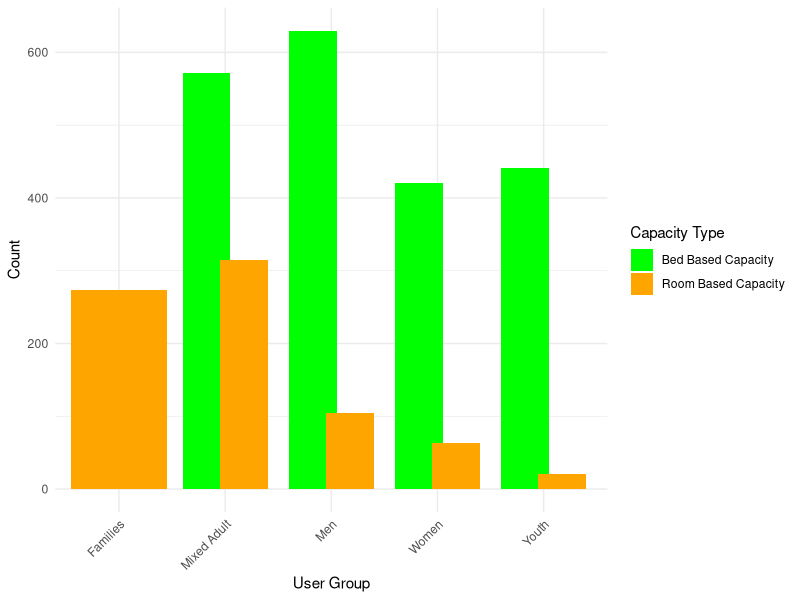
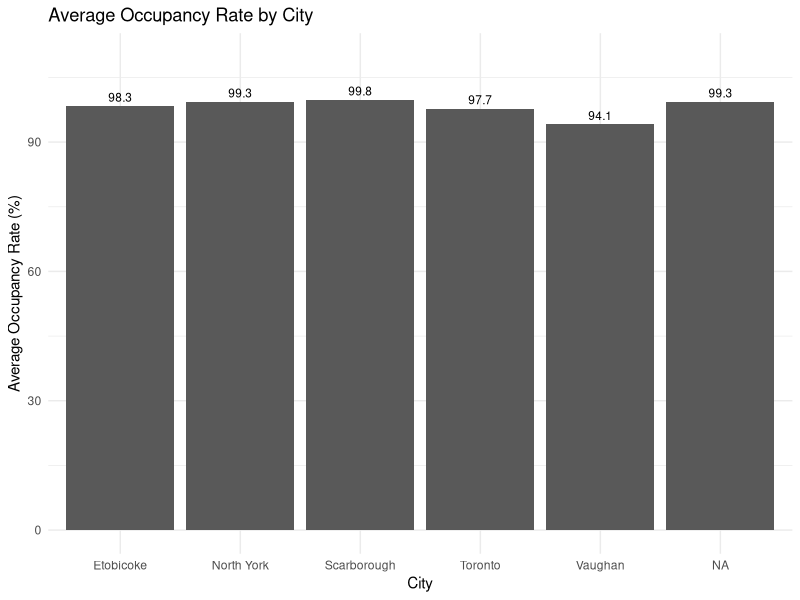
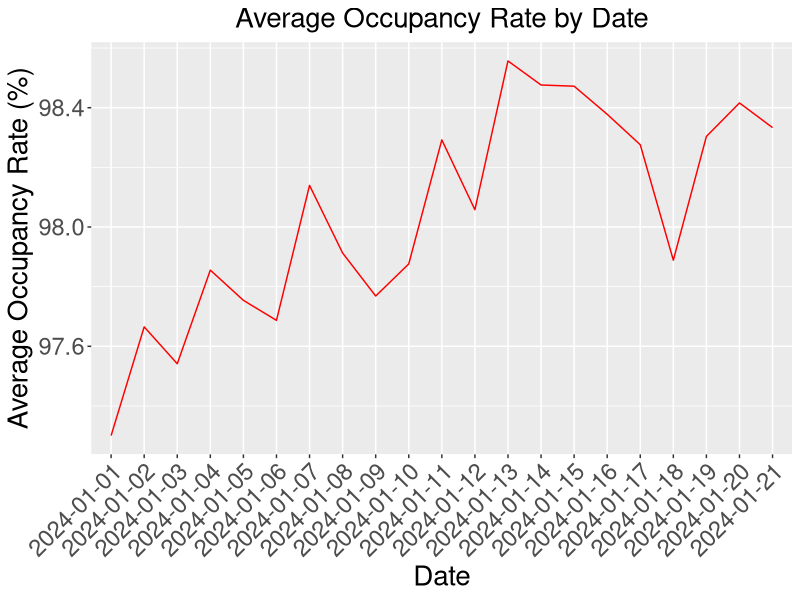

These figures' R source, in order:
## ---- chunk 1
#| include: false
#| warning: false
#| message: false

#### Workspace set-up ####

## Load packages
library(tidyverse)
library(knitr)
library(here)
library(dplyr)
library(ggplot2)
library(readr)

#read in cleaned data #
cleaned_shelter_statistics <- read.csv(here::here("outputs/data/cleaned_shelter_statistics.csv"))
show_col_types = FALSE

#read in cleaned data #
finalized_shelter_statistics <- read.csv(here::here("outputs/data/finalized_shelter_statistics.csv"))
show_col_types = FALSE
## ---- chunk 2
#| message: false
#| echo: false
#| label: tbl-cleaned-shelter-statistics
#| tbl-cap: Sample of Cleaned Shelter Statistics Data

head (finalized_shelter_statistics, 5) |>
  kable(
    col.names = c("occupancy_date", "sector", "capacity_type",	"location_city", "occupancy_rate(%)"),
  booktabs = TRUE
  )
## ---- chunk 3
#| message: false
#| echo: false
#| label: fig-number-of-capacity-type-by-user-group
#| fig-cap: Number of Capacity Type by User Group

number_of_capacity_type_by_user_group <- finalized_shelter_statistics

# Group the data by sector and capacity_type, and count the number of occurrences
grouped_data <- number_of_capacity_type_by_user_group %>%
  group_by(sector, capacity_type) %>%
  summarise(count = n())

# Convert factors to ensure proper ordering in the plot
grouped_data$sector <- factor(grouped_data$sector, levels = unique(number_of_capacity_type_by_user_group$sector))
grouped_data$capacity_type <- factor(grouped_data$capacity_type, levels = c("Bed Based Capacity", "Room Based Capacity"))

# Generate the bar chart
ggplot(grouped_data, aes(x = sector, y = count, fill = capacity_type)) +
  geom_bar(stat = "identity", position = position_dodge(width = 0.7)) +
  theme_minimal() +
  labs(y = "Count", x = "User Group", fill = "Capacity Type") +
  scale_fill_manual(values = c("Bed Based Capacity" = "green", "Room Based Capacity" = "orange")) +
  theme(axis.text.x = element_text(angle = 45, hjust = 1)) # Rotate x labels for better readability

## ---- chunk 4
#| message: false
#| echo: false
#| label: fig-average-occupancy-rate-by-city
#| fig-cap: Average Occupancy Rate by City

# Assuming 'location_data' holds the dataset
location_data <- finalized_shelter_statistics

# Calculate the average occupancy rate by city
average_occupancy_by_city <- location_data %>%
  group_by(location_city) %>%
  summarise(average_occupied_rate_by_city = mean(occupancy_rate))

# Create a bar plot with numbers on bars
ggplot(average_occupancy_by_city, aes(x = location_city, y = average_occupied_rate_by_city)) +
  geom_bar(stat = 'identity') +
  geom_text(aes(label = round(average_occupied_rate_by_city, 1)), 
            vjust = -0.5, # Adjust this to position the text above the bars
            size = 3) + # Adjust text size as needed
  theme_minimal() +
  labs(title = 'Average Occupancy Rate by City',
       x = 'City',
       y = 'Average Occupancy Rate (%)') +
  ylim(0, max(average_occupancy_by_city$average_occupied_rate_by_city) + 10)
## ---- chunk 5
#| message: false
#| echo: false
#| label: fig-average-occupancy-rate-by-date
#| fig-cap: Average Occupancy Rate by Date

# Assuming 'finalized_shelter_statistics.csv' is your file path
occupancy_data <- finalized_shelter_statistics

# Calculate the average occupancy rate by date
average_occupancy_rates <- occupancy_data %>%
  group_by(occupancy_date) %>%
  summarise(average_occupancy_rate = sum(occupancy_rate, na.rm = TRUE) / n(), .groups = 'drop')

ggplot(average_occupancy_rates, aes(x = occupancy_date, y = average_occupancy_rate, group = 1)) +
  geom_line(color = "red") +
  labs(title = "Average Occupancy Rate by Date",
       x = "Date",
       y = "Average Occupancy Rate (%)") +
  theme(
    plot.title = element_text(size = 20, hjust = 0.5),          # Center and set size for plot title
    axis.text.x = element_text(angle = 45, hjust = 1, size = 17), # Set size for x-axis text
    axis.text.y = element_text(hjust = 1, size = 17),            # Set size for y-axis text
    axis.title.x = element_text(size = 20, hjust = 0.5),         # Center and set size for x-axis title
    axis.title.y = element_text(size = 20, hjust = 0.5),         # Center and set size for y-axis title
  )

